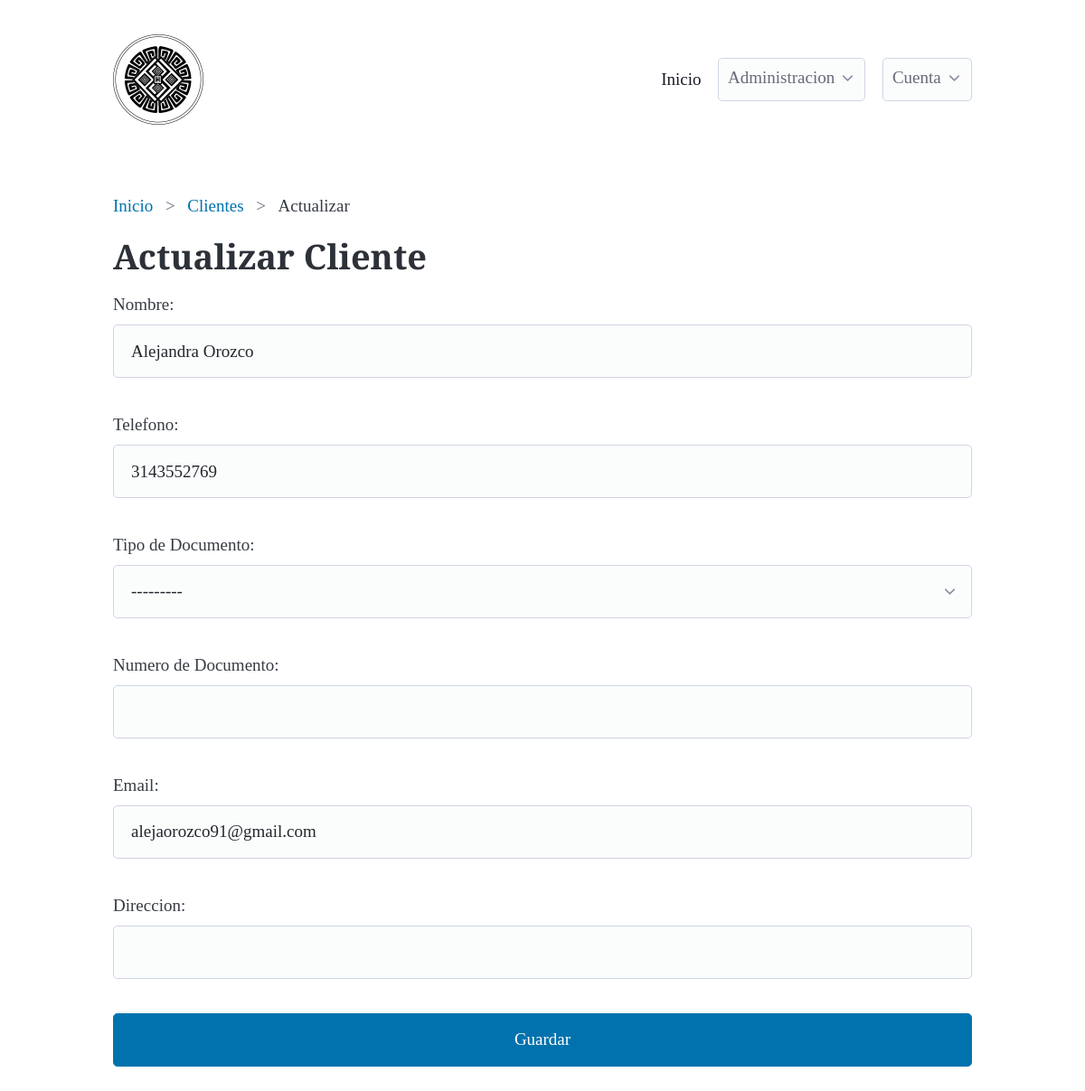
The app's page /clients/clients_update/1/ (signed in) with its own data.
### clients/models.py (models this page shows, shortened)
class Client(models.Model):
    created_at = models.DateTimeField(auto_now_add=True, null=True, blank=True)
    name = models.CharField(max_length=100, null=False, blank=False, validators=[MinLengthValidator(3)])
    email = models.EmailField(null=True, blank=True, validators=[EmailValidator])
    phone = models.CharField(max_length=15, null=True, blank=True, validators=[MinLengthValidator(10), RegexValidator(r'^\d{10}$')])
    address = models.TextField(max_length=255, null=True, blank=True)
    DOCUMENT_TYPE_CHOICES = [
        ('CC', 'Cédula de Ciudadanía'),
        ('TI', 'Tarjeta de Identidad'),
        ('CE', 'Cédula de Extranjería'),
        ('NIT', 'Número de Identificación Tributaria'),
        ('PAS', 'Pasaporte'),
    ]
    document_type = models.CharField(max_length=100, null=True, blank=True, choices=DOCUMENT_TYPE_CHOICES)
    document_number = models.CharField(max_length=100, null=True, blank=True, validators=[RegexValidator(r'^\d{10}$')])

### clients/views.py (the view)
# urls.py: path('clients_update/<int:pk>/', ClientsUpdateView.as_view(), name='clients_update'),
class ClientsUpdateView(UpdateView):
    model = Client
    form_class = ClientForm
    template_name = 'clients/clients_update.html'
    success_url = reverse_lazy('clients:clients_list')

### clients/forms.py
class ClientForm(forms.ModelForm):
    class Meta:
        model = Client
        fields = ['name', 'phone', 'document_type', 'document_number', 'email', 'address']
        labels = {
            'name': 'Nombre',
            'phone': 'Telefono',
            'email': 'Email',
            'address': 'Direccion',
            'document_type': 'Tipo de Documento',
            'document_number': 'Numero de Documento',
        }
        widgets = {
            'name': forms.TextInput(attrs={'class': 'form-control'}),
            'phone': forms.TextInput(attrs={'class': 'form-control'}),
            'email': forms.EmailInput(attrs={'class': 'form-control'}),
            'address': forms.TextInput(attrs={'class': 'form-control'}),
            'document_type': forms.Select(attrs={'class': 'form-control'}),
            'document_number': forms.TextInput(attrs={'class': 'form-control'}),
        }

### clients/templates/clients/clients_update.html (shortened to what this page needs)
{% extends 'base.html' %}
{% block breadcrumb %}
<nav aria-label="breadcrumb">
    <ul>
       <li><a href="{% url 'dashboard:dashboard' %}">Inicio</a></li>
      <li><a href="{% url 'clients:clients_list' %}">Clientes</a></li>
      <li>Actualizar</li>
    </ul>
  </nav>
{% endblock %}
{% block content %}
<h1>Actualizar Cliente</h1>
<form method="post">
    {{ form.as_p }}
    <button type="submit" class="btn btn-primary">Guardar</button>
</form>
{% endblock %}

### static/css/style.css (style rules this page uses)
:root { font-family: 'Cormorant', serif; }
h1 { font-size: 2rem; font-weight: 700; font-family: 'Cormorant', serif; }
button { background-color: #927c3f; color: white; border: none; }

### records on screen
Client: name "Alejandra Orozco", phone "3143552769", document_type "---------", email "alejaorozco91@gmail.com"
